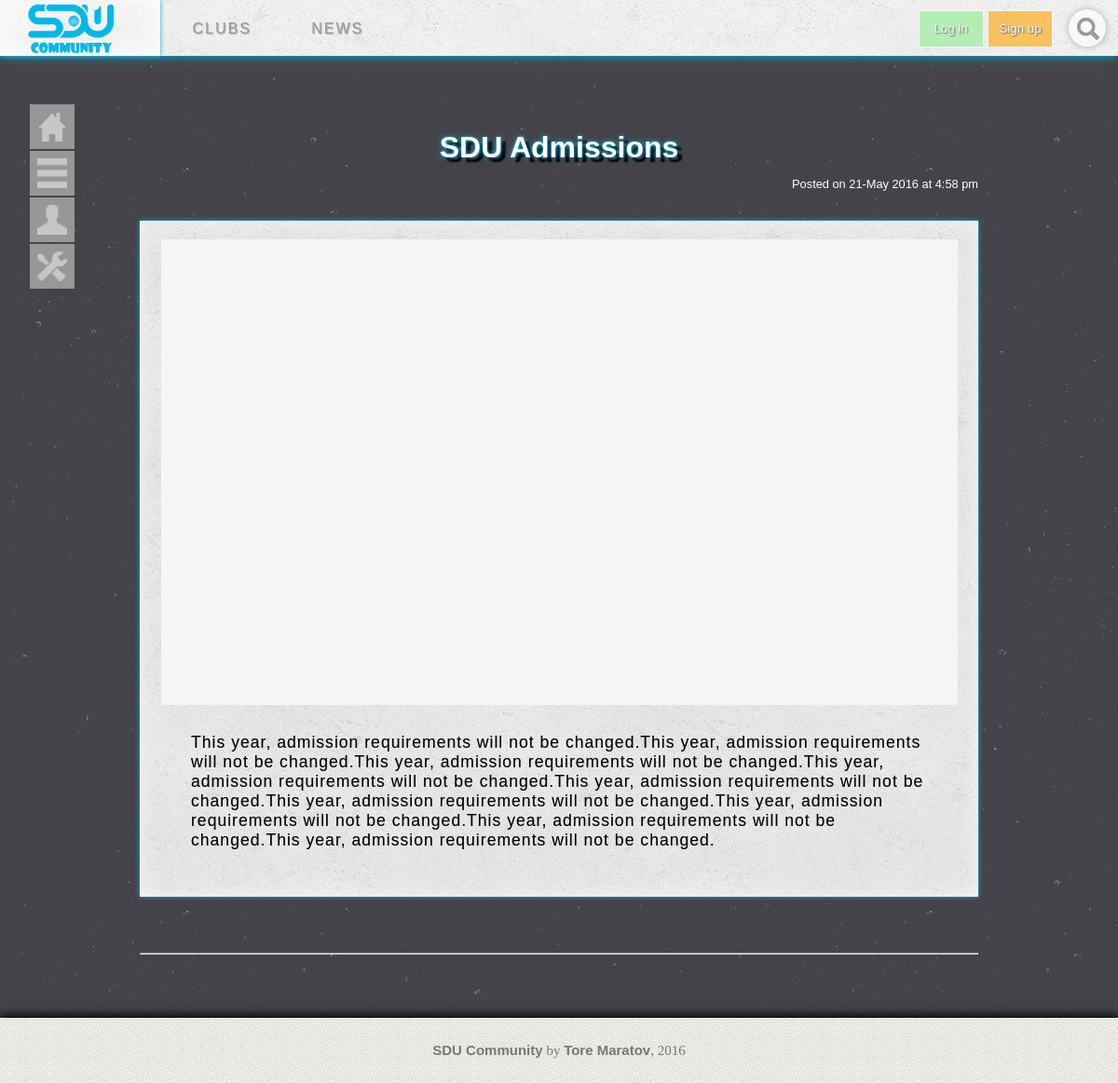
Screenshot of /singlenews.php?id=2 with the database file from the repository.
### tables this page shows
CREATE TABLE `news` (
  `id` int(11) NOT NULL,
  `heading` varchar(70) NOT NULL,
  `short_content` text NOT NULL,
  `content` text NOT NULL,
  `date` date NOT NULL,
  `time` time NOT NULL
);

### singlenews.php (the view, shortened to what this page needs)
<?php
include ('database.php');
?>
<html lang="en">
<link rel="stylesheet" href="main.css" type="text/css">
<head>
</head>
<body>
	<ul class="nav">
		<li id="nav-home">
			<a href="index.php"><img src="images/home.png" alt="">home</a>
		</li>
		<li id="nav-menu">
			<a href=""><img src="images/menu.png" alt="">main menu</a>
		</li>
		<li id="nav-account">
			<a href=""><img src="images/user.png" alt="">account</a>
		</li>
		<li id="nav-settings">
			<a href=""><img src="images/s.png" alt="">settings</a>
		</li>
	</ul>
	<div class="header">
		<div class="logocontainer menubar">
			<a id="logo" href="index.php"><img  src="images/logo.png" alt="logo" width="100px"></a>
		</div>
		<div class="menubar screen810">
			<a href="clubs.php">clubs</a>
		</div>
		<div class="menubar screen810">
			<a href="news.php">news</a>
		</div>
		<div class="logbuttons-container" >
		<?php
			if (!empty($_SESSION['id'])) {
				echo'<p id="logged-user">logged in as ';
				echo '<span style="border-bottom: 1px solid #777;"">'.($_SESSION['username'].'</span> ');
				echo'</p><a href="logout.php"><button id="logout" class="logbuttons" onclick="endsession()">Log out</button></a>
		</div> ';
			}else{
				echo '<button id="login" class="logbuttons" onclick="login()">Log in</button>
			<a href="registration.php"><button id="signup" class="logbuttons">Sign up</button></a>
		</div>';
			}
		?>
		<div class="search" onmouseover="login1()" onmouseout="login2()">
			<div id="searchiconcontainer"><img src="images/search.png" alt="search"></div>
		</div>
	</div>
	<div id="container" style="background: none;">
		<div id="content">
			<?php
				$id = $_REQUEST['id'];
				$query = "SELECT * FROM news WHERE id = $id";
				$sn = $database->query($query);
				$singlenews = $sn->fetch_array();
			?>
			<h1><?=$singlenews['heading']?></h1>
			<p class="date" style="color:white;">Posted on <?php
					$date = new DateTime($singlenews['date']);
					echo $date->format('d-M Y'); ?> at
				<?php
					$time = new DateTime($singlenews['time']);
					echo $time->format('g:i a');
				?>
				</p>
			<div class="post responsive-font">
				<div class="images"></div>
				<div class="post-info">
					<?php
						echo $singlenews["content"];
				?>
				</div>
			</div>
			<hr>
		</div>
	</div>
	<div id="footer">
	<p><span class="textatfooter">SDU Community</span> by <span class="textatfooter">Tore Maratov</span>, 2016</p>
	</div>
</body>
</html>

### main.css (style rules this page uses)
body { background-image: url(images/stardust.png); margin: 0px; padding: 0px; font-family: Century Gothic, sans-serif; }
* { font-family: Century Gothic, sans-serif; box-sizing: border-box; }
.nav { opacity: 0.7; font-family: Century Gothic, sans-serif; letter-spacing: 2px; text-transform: uppercase; position: fixed; top: 110px; left: 30px; list-style: none; width: 50px; transition: opacity .3s ease-in-out; padding: 0px; margin: 0px; z-index: 99; }
.nav li { height: 50px; width: 50px; overflow: hidden; transition: width .3s ease-in-out, height .3s ease-in-out .3s; }
.nav li a { text-decoration: none; display: block; width: 200px; height: 40px; line-height: 40px; background-color: #bbb; margin: 2px; color: #fff; padding-left: 15px; transition: all .2s ease-in-out; }
.nav li a:first-child { font-size: 1.2em; height: 50px; line-height: 50px; position: relative; text-indent: 36px; }
.nav li a img { position: absolute; display: block; height: 32px; width: 32px; top: 8px; left: 8px; }
.header { width: 100%; height: 60px; position: relative; top: 0px; background-image: url(images/concrete_seamless.png); box-shadow: 0 0 10px #05b8e5; z-index: 99; }
.header div { display: inline-block; }
.logocontainer { width: 172px; position: relative; }
.logocontainer img { position: absolute; left: 27px; top: 2px; }
.menubar a { height: 60px; line-height: 60px; padding: 30px; text-transform: uppercase; text-decoration: none; font-family: Century Gothic, sans-serif; text-shadow: 1px 1px 1px #aaa; color: #999; letter-spacing: 2px; }
.menubar { transition: all .2s ease-in-out; }
.logbuttons-container { position: absolute; right: 70px; line-height: 60px; }
.logbuttons { border: 1px solid white; width: 70px; height: 40px; color: #fff; text-shadow: 1px 1px 2px black; opacity: 0.6; outline: none; display: inline-block; }
#login { background-color: lightgreen; margin: 0; margin-top: 10px; }
#signup { margin: 0; background-color: orange; }
.search { display: inline-block; width: 60px; height: 60px; position: fixed; right: 0px; top: 0px; overflow: hidden; padding: 0px; opacity: 0.6; transition: all .3s ease-in-out; }
.search img,input { display: inline-block; padding: 5px; }
.search img { position: absolute; right: 2px; top: 4px; }
#searchiconcontainer { position: fixed; right: 13px; top: 10px; width: 40px; height: 40px; border-radius: 50%; background-color: #fff; box-shadow: 0 0 7px #888; }
#container { width: 1000px; height: auto; background-image: url(images/concrete_seamless.png); margin: 0 auto; margin-top: 40px; margin-bottom: 20px; padding: 50px; padding-top: 40px; padding-bottom: 40px; box-sizing: border-box; }
#container h1 { font-family: Century Gothic, sans-serif; color: #fefefe; margin: 0px; text-shadow: 0px 0px 5px #05b8e5, 5px 5px 2px black; text-align: center; }
#content { display: block; position: relative; margin: 0 auto; }
.post { background-image: url(images/concrete_seamless.png); box-shadow: 0 0px 5px #05b8e5, inset 0 0 20px white; display: block; width: 100%; height: auto; margin: 60px 0 60px 0; opacity: 0.95; position: relative; padding-top: 20px; box-sizing: border-box; }
.date { display: inline; font-size: 0.8em; float: right; }
.post-info { font-family: Century Gothic, sans-serif; letter-spacing: 1px; font-size: 1.1em; text-shadow: 0 0 0px #999; margin: 0 auto; margin-top: 20px; padding: 10px; padding-bottom: 50px; width: 90%; }
.images { width: 95%; margin: 0 auto; height: 500px; background-color: white; background-size: 100%; }
#footer { bottom: 0px; width: 100%; height: 70px; background-color: #fff; background-image: url(images/subtle_white_mini_waves.png); box-shadow: 0 -3px 10px black; }
#footer p { text-align: center; font-size: 15px; color: #777; line-height: 70px; font-family: 'PT Sans', serif; }
.textatfooter { font-weight: bold; }

### rows the page displays
news: heading "SDU Admissions", date "21-May 2016", time "4:58 pm", content "This year, admission requirements will not be changed.This year, admission requirements will not be changed.This year, admission requirements will not be changed.This year, admission requirements will not be changed.This year, admission requirements will not be changed.This year, admission requirements will not be changed.This year, admission requirements will not be changed.This year, admission requirements will not be changed.This year, admission requirements will not be changed."
